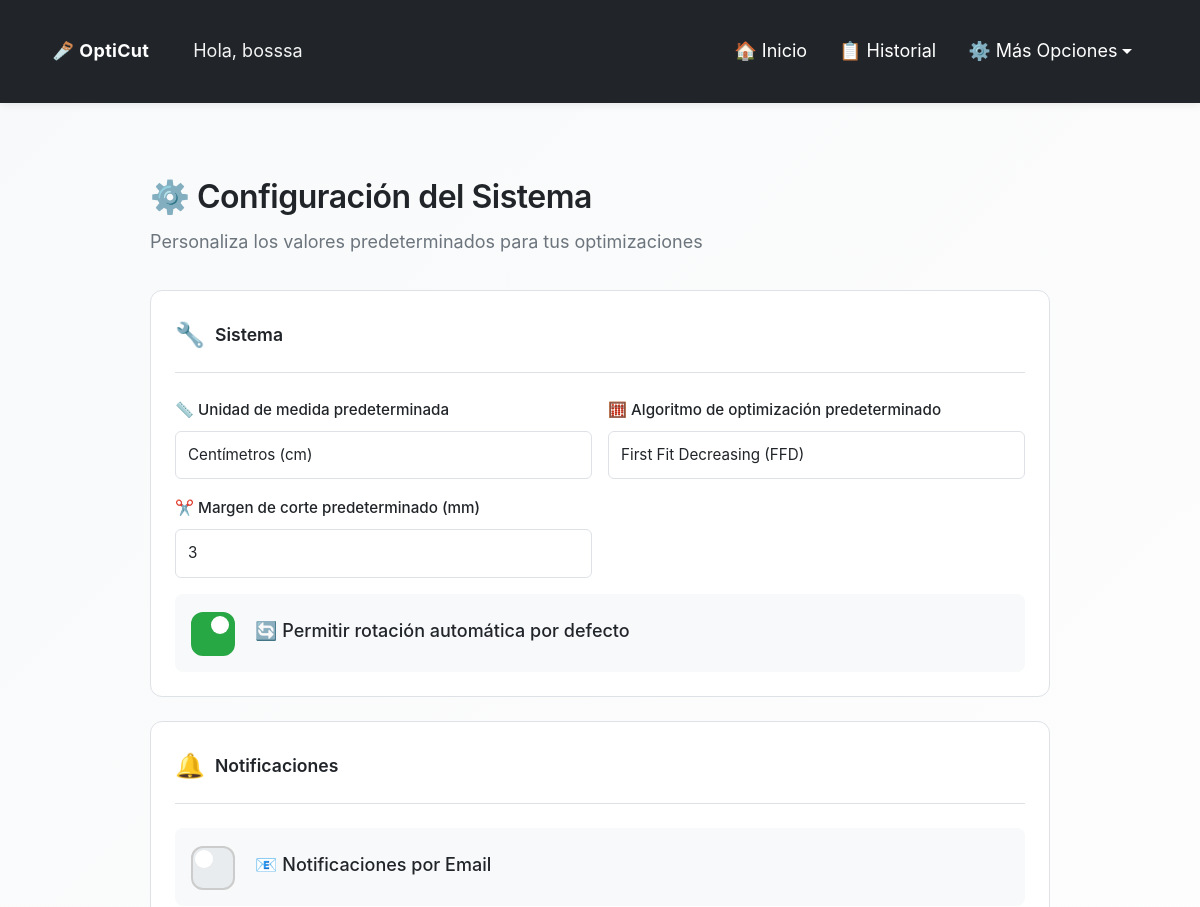
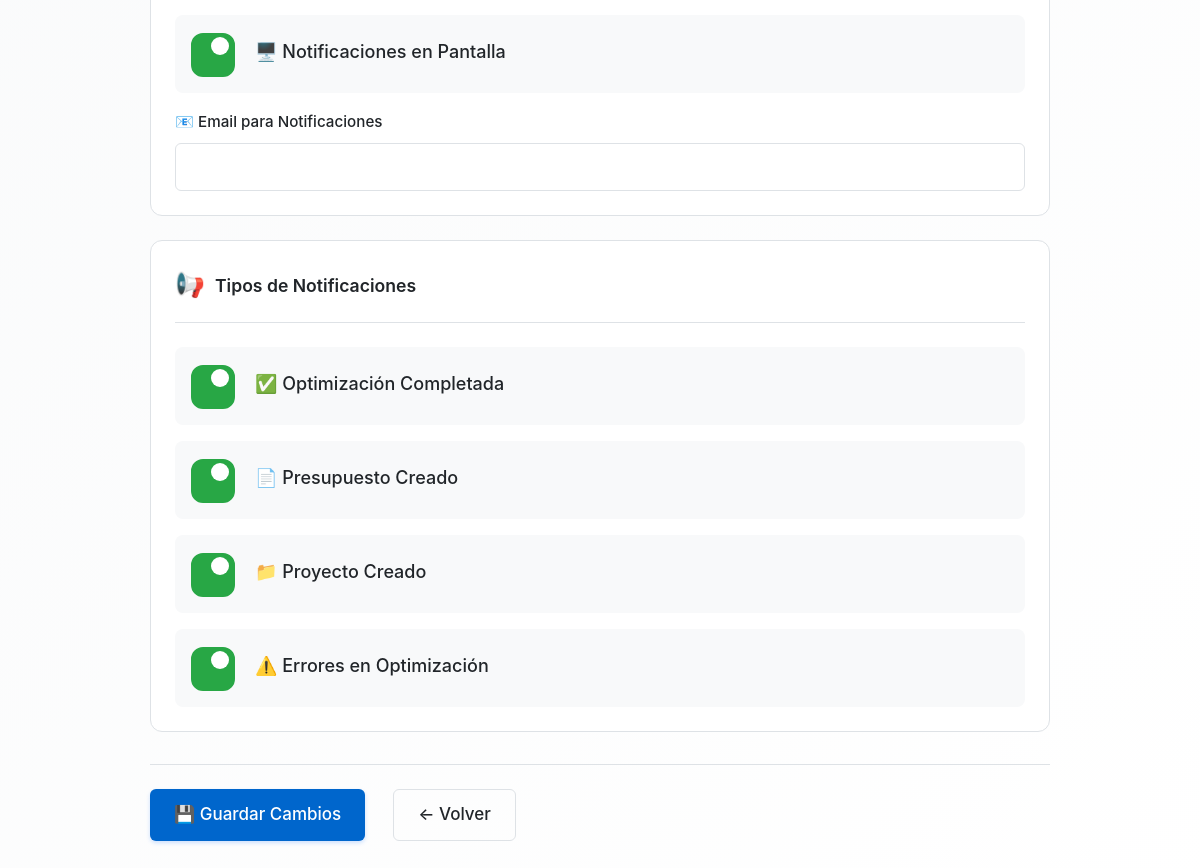
Screenshot of /usuarios/configuracion-sistema/ (signed in) with the database file from the repository (2 pictures, top to bottom).
### usuarios/models.py (models this page shows, shortened)
class PerfilUsuario(models.Model):
    usuario = models.OneToOneField(User, on_delete=models.CASCADE, related_name='perfil')
    timeout_sesion = models.IntegerField(
        null=True,
        blank=True,
        help_text="Tiempo de inactividad antes de cerrar sesión (en minutos). Déjalo vacío para usar el valor por defecto (30 min). 0 para desactivar."
    )
    ROL_CHOICES = [
        ('usuario', 'Usuario'),
        ('admin', 'Administrador'),
    ]
    rol = models.CharField(
        max_length=20,
        choices=ROL_CHOICES,
        default='usuario',
        help_text="Rol del usuario en el sistema"
    )
    tema_preferido = models.CharField(
        max_length=10,
        choices=[('light', 'Claro'), ('dark', 'Oscuro'), ('auto', 'Automático')],
        default='auto',
        help_text="Tema de color preferido"
    )
    tamanio_fuente = models.CharField(
        max_length=10,
        choices=[
            ('small', 'Pequeño'),
            ('normal', 'Normal'),
            ('large', 'Grande'),
            ('xlarge', 'Extra Grande')
        ],
        default='normal',
        help_text="Tamaño de fuente preferido para facilitar la lectura",
    )
    tutorial_completado = models.BooleanField(
        default=False,
        help_text="Indica si el usuario ha completado el tutorial inicial"
    )
    unidad_medida_predeterminada = models.CharField(
        max_length=10,
        choices=[
            ('cm', 'Centímetros (cm)'),
            ('m', 'Metros (m)'),
            ('mm', 'Milímetros (mm)'),
            ('in', 'Pulgadas (in)'),
            ('ft', 'Pies (ft)'),
        ],
        default='cm',
        help_text="Unidad de medida que se usará por defecto en nuevas optimizaciones"
    )
    algoritmo_predeterminado = models.CharField(
        max_length=20,
        choices=[
            ('ffd', 'First Fit Decreasing (FFD)'),
            ('best_fit', 'Best Fit'),
            ('first_fit', 'First Fit'),
        ],
        default='ffd',
        help_text="Algoritmo de optimización que se usará por defecto"
    )
    margen_corte_predeterminado = models.DecimalField(
        max_digits=5,
        decimal_places=2,
        default=Decimal('0.3'),
        help_text="Margen de corte predeterminado en centímetros"
    )
    rotacion_automatica_predeterminada = models.BooleanField(
        default=True,
        help_text="Permitir rotación automática de piezas por defecto"
    )
    material_predeterminado = models.ForeignKey(
        'opticut.Material',
        on_delete=models.SET_NULL,
        null=True,
        blank=True,
        related_name='usuarios_con_material_predeterminado',
        help_text="Material que se seleccionará por defecto en nuevas optimizaciones"
    )
    precio_tablero_predeterminado = models.DecimalField(
        max_digits=10,
        decimal_places=2,
        null=True,
        blank=True,
        help_text="Precio por tablero que se usará por defecto (opcional)"
    )
    mano_obra_predeterminada = models.DecimalField(
        max_digits=10,
        decimal_places=2,
        null=True,
        blank=True,
        default=Decimal('0.00'),
        help_text="Costo de mano de obra que se usará por defecto (opcional)"
    )
    notificaciones_email = models.BooleanField(
        default=False,
        help_text="Recibir notificaciones por correo electrónico"
    )
    notificaciones_pantalla = models.BooleanField(
        default=True,
        help_text="Mostrar notificaciones en pantalla"
    )
    email_notificaciones = models.EmailField(
        null=True,
        blank=True,
        help_text="Email para recibir notificaciones (opcional, por defecto se usa el email del usuario)"
    )
    notificar_optimizacion_completada = models.BooleanField(
        default=True,
        help_text="Notificar cuando se completa una optimización"
    )
    notificar_presupuesto_creado = models.BooleanField(
        default=True,
        help_text="Notificar cuando se crea un presupuesto"
    )
    notificar_proyecto_creado = models.BooleanField(
        default=True,
        help_text="Notificar cuando se crea un proyecto"
    )
    notificar_errores = models.BooleanField(
        default=True,
        help_text="Notificar cuando hay errores en la optimización"
    )
    puede_crear_plantillas = models.BooleanField(
        default=True,
        help_text="Permitir crear y editar plantillas"
    )
    puede_comparar_optimizaciones = models.BooleanField(
        default=True,
        help_text="Permitir acceso a herramienta de comparación"
    )
    puede_crear_clientes = models.BooleanField(
        default=True,
        help_text="Permitir crear y editar clientes"
    )
    puede_crear_proyectos = models.BooleanField(
        default=True,
        help_text="Permitir crear y editar proyectos"
    )
    puede_crear_presupuestos = models.BooleanField(
        default=True,
        help_text="Permitir crear y editar presupuestos"
    )
    puede_crear_materiales = models.BooleanField(
        default=True,
        help_text="Permitir crear y editar materiales"
    )
    puede_ver_estadisticas = models.BooleanField(
        default=True,
        help_text="Permitir acceso a estadísticas"
    )
    puede_ver_historial_costos = models.BooleanField(
        default=True,
        help_text="Permitir acceso a historial de costos"
    )
    fecha_creacion = models.DateTimeField(auto_now_add=True)
    fecha_actualizacion = models.DateTimeField(auto_now=True)
    class Meta:
        verbose_name = "Perfil de Usuario"
        verbose_name_plural = "Perfiles de Usuarios"
    def get_timeout_segundos_str(self):
        if self.timeout_sesion is None:
            return '1800'  # 30 minutos por defecto
        if self.timeout_sesion == 0:
            return '0'  # Desactivado
        return str(self.timeout_sesion * 60)

### usuarios/views.py (the view, shortened to what this page needs)
# urls.py: path('configuracion-sistema/', views.configuracion_sistema, name='configuracion_sistema'),
@login_required
def configuracion_sistema(request):
    try:
        perfil = request.user.perfil
    except PerfilUsuario.DoesNotExist:
        perfil = PerfilUsuario.objects.create(usuario=request.user)
    perfil.refresh_from_db()
    perfil_form = PerfilForm(instance=perfil, user=request.user)
    password_form = CambiarPasswordForm(user=request.user)  # Necesario para el template
    return render(request, 'usuarios/configuracion_sistema.html', {
        'perfil_form': perfil_form,
        'password_form': password_form,
        'perfil': perfil
    })

### usuarios/templates/usuarios/configuracion_sistema.html (shortened to what this page needs)
{% extends 'opticut/base.html' %}
{% load static %}
{% block extra_css %}
<link rel="stylesheet" href="{% static 'usuarios/css/perfil.css' %}">
{% endblock %}
{% block content %}
<div class="config-container">
  <div class="config-header">
    <h1>⚙️ Configuración del Sistema</h1>
    <p>Personaliza los valores predeterminados para tus optimizaciones</p>
  </div>
  <form method="post" name="editar_configuracion">
    <div class="config-section">
      <div class="config-section-title">
        <span>🔧</span>
        <h5>Sistema</h5>
      </div>
      <div class="config-grid">
        <div class="config-field">
          <label for="{{ perfil_form.unidad_medida_predeterminada.id_for_label }}">
            📏 {{ perfil_form.unidad_medida_predeterminada.label }}
          </label>
          {{ perfil_form.unidad_medida_predeterminada }}
        </div>
        <div class="config-field">
          <label for="{{ perfil_form.algoritmo_predeterminado.id_for_label }}">
            🧮 {{ perfil_form.algoritmo_predeterminado.label }}
          </label>
          {{ perfil_form.algoritmo_predeterminado }}
        </div>
        <div class="config-field">
          <label for="{{ perfil_form.margen_corte_predeterminado.id_for_label }}">
            ✂️ {{ perfil_form.margen_corte_predeterminado.label }}
          </label>
          {{ perfil_form.margen_corte_predeterminado }}
        </div>
      </div>
      <div style="margin-top: 1rem;">
        <div class="config-toggle">
          {{ perfil_form.rotacion_automatica_predeterminada }}
          <label class="config-toggle-label" for="{{ perfil_form.rotacion_automatica_predeterminada.id_for_label }}">
            <strong>🔄 {{ perfil_form.rotacion_automatica_predeterminada.label }}</strong>
          </label>
        </div>
      </div>
    </div>
    <div class="config-section">
      <div class="config-section-title">
        <span>🔔</span>
        <h5>Notificaciones</h5>
      </div>
      <div style="margin-bottom: 1rem;">
        <div class="config-toggle">
          {{ perfil_form.notificaciones_email }}
          <label class="config-toggle-label" for="{{ perfil_form.notificaciones_email.id_for_label }}">
            <strong>📧 {{ perfil_form.notificaciones_email.label }}</strong>
          </label>
        </div>
      </div>
      <div style="margin-bottom: 1rem;">
        <div class="config-toggle">
          {{ perfil_form.notificaciones_pantalla }}
          <label class="config-toggle-label" for="{{ perfil_form.notificaciones_pantalla.id_for_label }}">
            <strong>🖥️ {{ perfil_form.notificaciones_pantalla.label }}</strong>
          </label>
        </div>
      </div>
      <div class="config-field">
        <label for="{{ perfil_form.email_notificaciones.id_for_label }}">
          📧 {{ perfil_form.email_notificaciones.label }}
        </label>
        {{ perfil_form.email_notificaciones }}
      </div>
    </div>
    <div class="config-section">
      <div class="config-section-title">
        <span>📢</span>
        <h5>Tipos de Notificaciones</h5>
      </div>
      <div style="margin-bottom: 1rem;">
        <div class="config-toggle">
          {{ perfil_form.notificar_optimizacion_completada }}
          <label class="config-toggle-label" for="{{ perfil_form.notificar_optimizacion_completada.id_for_label }}">
            <strong>✅ {{ perfil_form.notificar_optimizacion_completada.label }}</strong>
          </label>
        </div>
      </div>
      <div style="margin-bottom: 1rem;">
        <div class="config-toggle">
          {{ perfil_form.notificar_presupuesto_creado }}
          <label class="config-toggle-label" for="{{ perfil_form.notificar_presupuesto_creado.id_for_label }}">
            <strong>📄 {{ perfil_form.notificar_presupuesto_creado.label }}</strong>
          </label>
        </div>
      </div>
      <div style="margin-bottom: 1rem;">
        <div class="config-toggle">
          {{ perfil_form.notificar_proyecto_creado }}
          <label class="config-toggle-label" for="{{ perfil_form.notificar_proyecto_creado.id_for_label }}">
            <strong>📁 {{ perfil_form.notificar_proyecto_creado.label }}</strong>
          </label>
        </div>
      </div>
      <div>
        <div class="config-toggle">
          {{ perfil_form.notificar_errores }}
          <label class="config-toggle-label" for="{{ perfil_form.notificar_errores.id_for_label }}">
            <strong>⚠️ {{ perfil_form.notificar_errores.label }}</strong>
          </label>
        </div>
      </div>
    </div>
    <div class="config-actions">
      <button type="submit" class="btn btn-primary">
        💾 Guardar Cambios
      </button>
      <a href="{% url 'usuarios:perfil' %}" class="btn btn-secondary">
        ← Volver
      </a>
    </div>
  </form>
</div>
{% endblock %}

### opticut/templates/opticut/base.html (shortened to what this page needs)
{% load static %}
<!DOCTYPE html>
<html lang="es" data-theme="light">
<head>
    <link href="https://cdn.jsdelivr.net/npm/bootstrap@5.3.0/dist/css/bootstrap.min.css" rel="stylesheet">
    <link rel="stylesheet" href="https://cdn.jsdelivr.net/npm/intro.js@7.2.0/minified/introjs.min.css">
    <link rel="stylesheet" href="{% static 'opticut/css/main.css' %}">
    <link rel="stylesheet" href="{% static 'opticut/css/accessibility.css' %}">
    {% block extra_css %}{% endblock %}
</head>
<body {% if user.is_authenticated and user.perfil %}data-session-timeout="{{ user.perfil.get_timeout_segundos_str }}" data-perfil-theme="{% if user.perfil.tema_preferido != 'auto' %}{{ user.perfil.tema_preferido }}{% else %}auto{% endif %}" data-font-size="{{ user.perfil.tamanio_fuente }}" data-perfil-unidad="{{ user.perfil.unidad_medida_predeterminada }}" data-perfil-algoritmo="{{ user.perfil.algoritmo_predeterminado }}" data-perfil-rotacion="{{ user.perfil.rotacion_automatica_predeterminada|yesno:'1,0' }}"{% endif %}>
    <nav class="navbar navbar-expand-lg navbar-custom">
        <div class="container-fluid">
            <div class="d-flex align-items-center">
                <a class="navbar-brand me-3" href="{% url 'opticut:index' %}">
                    🪚 OptiCut
                </a>
                {% if user.is_authenticated %}
                    <span class="navbar-greeting">Hola, {{ user.username }}</span>
                {% endif %}
            </div>
            <div class="collapse navbar-collapse" id="navbarNav">
                <div class="navbar-nav ms-auto d-flex align-items-center">
                    {% if user.is_authenticated %}
                        {% if user.is_superuser or user.perfil and user.perfil.rol == 'admin' %}
                            <a class="nav-link" href="{% url 'opticut:index' %}" title="Ir a la página principal del optimizador">🏠 Inicio</a>
                            <a class="nav-link" href="{% url 'usuarios:admin_dashboard' %}" title="Ir al panel de administración de usuarios">🛡️ Admin Dashboard</a>
                        {% else %}
                            <a class="nav-link" href="{% url 'opticut:index' %}" title="Ir a la página principal del optimizador">🏠 Inicio</a>
                            <a class="nav-link" href="{% url 'opticut:historial' %}" title="Ver historial de optimizaciones">📋 Historial</a>
                        {% endif %}
                        <div class="dropdown">
                            <a class="nav-link dropdown-toggle" href="#" id="navbarDropdown" role="button" data-bs-toggle="dropdown" aria-expanded="false">
                                ⚙️ Más Opciones
                            </a>
                        </div>
                    {% else %}
                        {% block show_auth_buttons %}
                        <a href="{% url 'usuarios:login' %}" class="btn btn-outline-primary btn-sm me-2">🔑 Iniciar sesión</a>
                        <a href="{% url 'usuarios:registro' %}" class="btn btn-outline-success btn-sm">📝 Registrarse</a>
                        {% endblock %}
                    {% endif %}
                </div>
            </div>
        </div>
    </nav>
    <div class="container">
        {% block content %}
        {% endblock %}
    </div>
</body>
</html>

### rows the page displays
PerfilUsuario: unidad_medida_predeterminada "Centímetros (cm)", algoritmo_predeterminado "First Fit Decreasing (FFD)", margen_corte_predeterminado "3", rotacion_automatica_predeterminada "☑", notificaciones_pantalla "☑", notificar_optimizacion_completada "☑", notificar_presupuesto_creado "☑", notificar_proyecto_creado "☑", notificar_errores "☑"

### other values shown
{{ user.username }} "bosssa"
{{ perfil_form.unidad_medida_predeterminada.label }} "Unidad de medida predeterminada"
{{ perfil_form.algoritmo_predeterminado.label }} "Algoritmo de optimización predeterminado"
{{ perfil_form.margen_corte_predeterminado.label }} "Margen de corte predeterminado (mm)"
{{ perfil_form.rotacion_automatica_predeterminada.label }} "Permitir rotación automática por defecto"
{{ perfil_form.notificaciones_email.label }} "Notificaciones por Email"
{{ perfil_form.notificaciones_pantalla.label }} "Notificaciones en Pantalla"
{{ perfil_form.email_notificaciones.label }} "Email para Notificaciones"
{{ perfil_form.notificar_optimizacion_completada.label }} "Optimización Completada"
{{ perfil_form.notificar_presupuesto_creado.label }} "Presupuesto Creado"
{{ perfil_form.notificar_proyecto_creado.label }} "Proyecto Creado"
{{ perfil_form.notificar_errores.label }} "Errores en Optimización"
